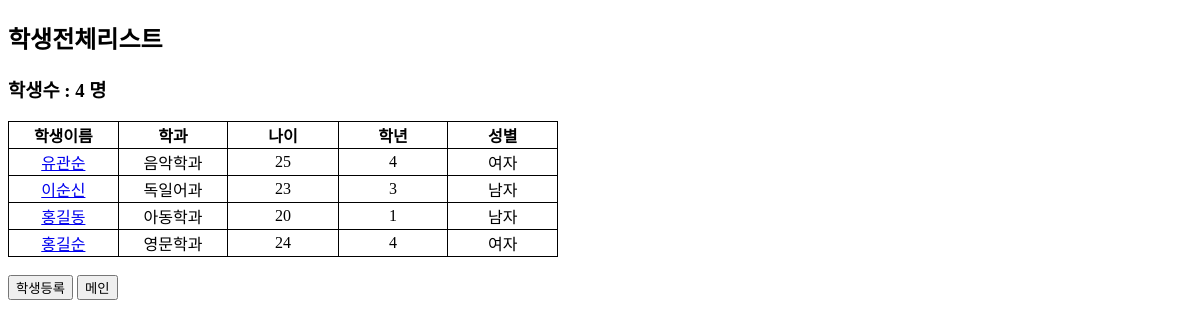
The page /students/stuList/ on the database as committed earlier.
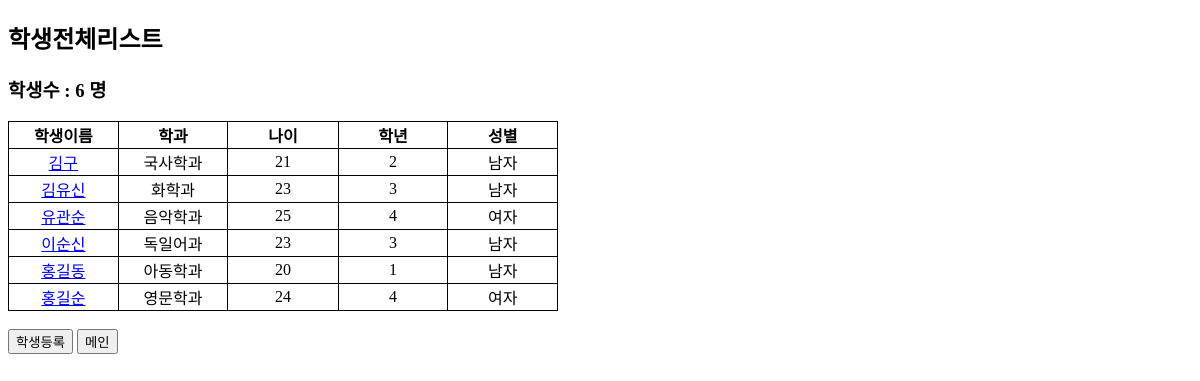
The same page on the database as committed later.
### students/models.py (models this page shows, shortened)
class Student(models.Model):
    s_name = models.CharField(max_length=100)
    s_major = models.CharField(max_length=100)
    s_age = models.IntegerField(default=0)
    s_grade = models.IntegerField(default=0)
    s_gender = models.CharField(max_length=30)

### students/views.py (the view)
# urls.py: path('stuList/',views.stuList,name='stuList'),    # 학생전체리스트
def stuList(request):
    qs = Student.objects.order_by('s_name')
    count = qs.count()
    context = {'stuList':qs,"stuCount":count}
    return render(request,'stuList.html',context)

### students/templates/stuList.html (shortened to what this page needs)
<!DOCTYPE html>
<html lang="ko">
<head>
</head>
<body>
    <h2>학생전체리스트</h2>
    <h3>학생수 : {{ stuCount }} 명 </h3>
    <table>
        <tr>
            <th>학생이름</th>
            <th>학과</th>
            <th>나이</th>
            <th>학년</th>
            <th>성별</th>
        </tr>
        {% if stuList %}
            {% for stu in stuList %}
            <tr>
                <td><a href="/students/stuView?name={{stu.s_name}}">{{ stu.s_name }}</a></td>
                <td>{{ stu.s_major }}</td>
                <td>{{ stu.s_age }}</td>
                <td>{{ stu.s_grade }}</td>
                <td>{{ stu.s_gender }}</td>
            </tr>
            {% endfor %}
        {% else %}
            <tr>
                <td colspan='5'> 가져올 데이터가 없습니다. </td>
            </tr>
        {% endif %}
    </table>
    <br>
    <a href="{% url 'students:stuWrite' %}"><button>학생등록</button></a>
    <a href="{% url 'index' %}"><button>메인</button></a>
</body>
</html>

### students/templates/stuList.html (style rules this page uses)
table,th,td { border:1px solid black; border-collapse:collapse; text-align:center; }
table { width:550px; }
th { width:200px; }

Rows that differ between the two databases and show on the page:
added Student: s_name "김구", s_major "국사학과", s_age "21", s_grade "2", s_gender "남자"
added Student: s_name "김유신", s_major "화학과", s_age "23", s_grade "3", s_gender "남자"
Other text that changed with them:
{{ stuCount }}: "4" → "6"
